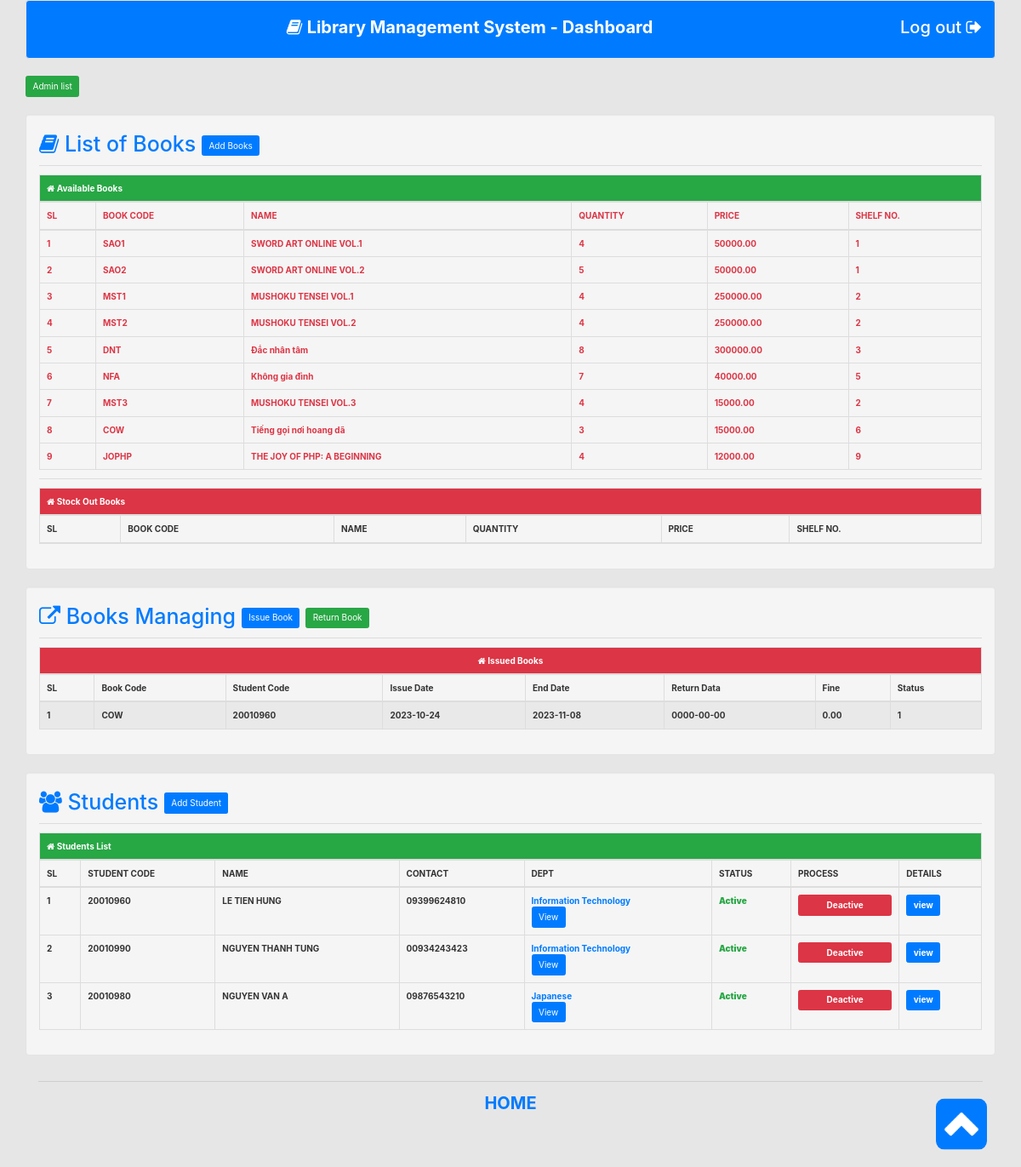
The page /cpanel.php (signed in) on the database as committed earlier.
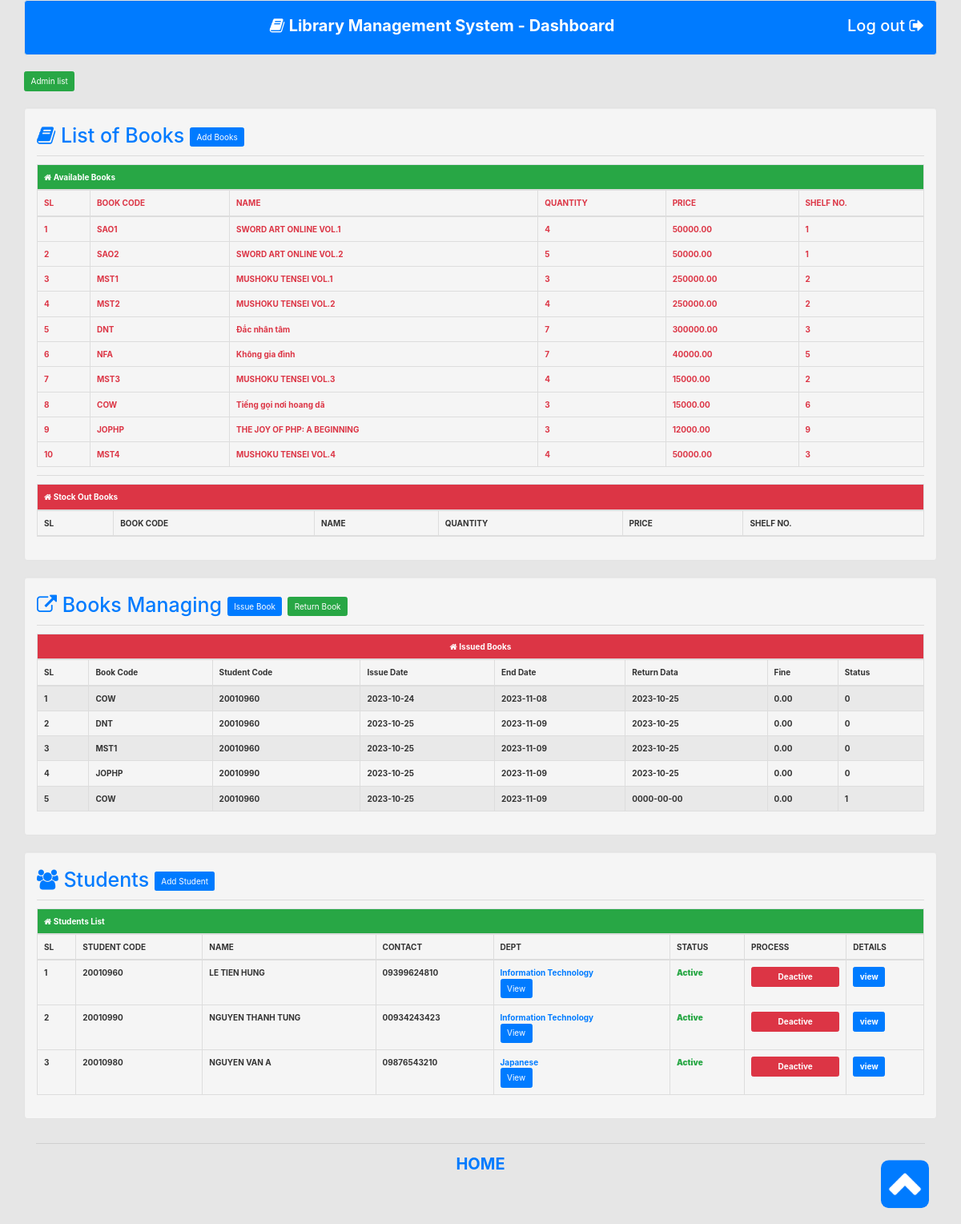
The same page on the database as committed later.
### tables this page shows
CREATE TABLE `libsys_books` (
  `b_id` int(11) NOT NULL,
  `b_code` varchar(50) NOT NULL,
  `b_name` varchar(50) NOT NULL,
  `b_author` int(11) NOT NULL,
  `b_publishar` int(11) NOT NULL,
  `b_qty` int(11) NOT NULL,
  `b_self` int(11) NOT NULL,
  `b_price` decimal(10,2) NOT NULL,
  `b_status` int(11) NOT NULL
);

CREATE TABLE `libsys_issue` (
  `i_id` int(11) NOT NULL,
  `i_book_code` varchar(11) NOT NULL,
  `i_student_code` int(11) NOT NULL,
  `i_check` int(11) NOT NULL COMMENT 'book_id+student_id',
  `i_date` date NOT NULL,
  `i_e_date` date NOT NULL COMMENT 'End date',
  `i_r_date` date NOT NULL,
  `i_fine` decimal(10,2) NOT NULL,
  `i_status` int(11) NOT NULL COMMENT '0=return,1=issued'
);

CREATE TABLE `libsys_students` (
  `s_id` int(11) NOT NULL,
  `s_code` varchar(50) NOT NULL,
  `s_name` varchar(50) NOT NULL,
  `s_dept` int(11) NOT NULL,
  `s_semester` int(11) NOT NULL,
  `s_contact` varchar(50) NOT NULL,
  `s_password` varchar(255) NOT NULL,
  `s_status` int(11) NOT NULL
);

CREATE TABLE `libsys_departments` (
  `d_id` int(11) NOT NULL,
  `d_code` varchar(100) NOT NULL,
  `d_name` varchar(100) NOT NULL
);

### includes/functions.php (called while the page is built, shortened)
<?php
include './includes/dbconnect.php';
function get_all_libsys_books($b_status){
    $var = array();
    global $link;
    $query = mysqli_query($link,"SELECT * FROM libsys_books WHERE b_status='".$b_status."' ");
    if($query){
        while($row = mysqli_fetch_array($query)){
            $var[] = $row;
        }
    }else{
        echo mysqli_error();
    }
    return $var;
}
function get_all_libsys_students(){
    $var = array();
    global $link;
    $query = mysqli_query($link,"SELECT * FROM libsys_students ");
    if($query){
        while($row = mysqli_fetch_array($query)){
            $var[] = $row;
        }
    }else{
        echo mysqli_error();
    }
    return $var;
}
function get_all_libsys_issue() {
    $var = array();
    global $link;
    $query = mysqli_query($link,"SELECT * FROM libsys_issue");
    if($query){
        while($row = mysqli_fetch_array($query)){
            $var[] = $row;
        }
    }else{
        echo mysqli_error();
    }
    return $var;
}
function get_dept_info_by_id($d_id){
    $var = array();
    global $link;
    $query = mysqli_query($link,"SELECT * FROM libsys_departments WHERE d_id='".$d_id."'");
    if($query){
        $var = mysqli_fetch_array($query);
    }
    return $var;
}

### cpanel.php (the view, shortened to what this page needs)
<?php
if(isset($_SESSION['se_admin'])){
include './includes/functions.php';
?>
<!DOCTYPE html>
<html>
<head>
    <?php include './head.php'; ?>
</head>
<body class="btn-default">
<div class="container">
    <div class="row">
        <div class="col-md-12 well bg-primary" >
            <h2 class="text-center"><i class="fa fa-book"></i> <b>Library Management System - Dashboard</b><a style="color: white; float: right;" href="logout.php">Log out    <i class="fa fa-sign-out"></i></a></h2>
        </div>
        <div><a class="btn btn-success pull-right" href="admin_list.php">Admin list</a> </div> <br><br><br>
        <div class="col-md-12 well">
            <h1 class="text-primary"><i class="fa fa-book"></i> List of Books <a class="btn btn-primary" href="add_book.php">Add Books</a></h1>
            <hr/>
            <table class="table table-bordered text-danger">
                <thead>
                <tr class="btn-success">
                    <td colspan="6"><b><i class="fa fa-home"></i> Available Books</b></td>
                </tr>
                <tr>
                    <td><b>SL</b></td>
                    <td><b>BOOK CODE</b></td>
                    <td><b>NAME</b></td>
                    <td><b>QUANTITY</b></td>
                    <td><b>PRICE</b></td>
                    <td><b>SHELF NO.</b></td>
                </tr>
                </thead>
                <tbody>
                <?php
                $status='1';
                $all_books=get_all_libsys_books($status);
                foreach($all_books as $books){
                    ?>
                    <tr>
                        <td><b><?php echo $books['b_id']; ?></b></td>
                        <td><b><?php echo $books['b_code']; ?></b></td>
                        <td><b><?php echo $books['b_name']; ?></b></td>
                        <td><b><?php echo $books['b_qty']; ?></b></td>
                        <td><b><?php echo $books['b_price']; ?></b></td>
                        <td><b><?php echo $books['b_self']; ?></b></td>
                    </tr>
                <?php } ?>
                </tbody>
            </table>
            <hr/>
            <table class="table table-bordered">
                <thead>
                <tr class="btn-danger">
                    <td colspan="6"><b><i class="fa fa-home"></i> Stock Out Books</b></td>
                </tr>
                <tr>
                    <td><b>SL</b></td>
                    <td><b>BOOK CODE</b></td>
                    <td><b>NAME</b></td>
                    <td><b>QUANTITY</b></td>
                    <td><b>PRICE</b></td>
                    <td><b>SHELF NO.</b></td>
                </tr>
                </thead>
            </table>
        </div>
        <div class="col-md-12 well">
            <h1 class="text-primary"><i class="fa fa-external-link"></i> Books Managing <a class="btn btn-primary" href="issue_book.php">Issue Book</a> <a class="btn btn-success" href="return_book.php">Return Book</a> </h1>
            <hr>
            <table class="table table-bordered table-striped">
                <thead>
                <tr class="btn-danger text-center">
                    <td colspan="8"><b><i class="fa fa-home"></i> Issued Books</b></td>
                </tr>
                <tr>
                    <td><b>SL</b></td>
                    <td><b>Book Code</b></td>
                    <td><b>Student Code</b></td>
                    <td><b>Issue Date</b></td>
                    <td><b>End Date</b></td>
                    <td><b>Return Data</b></td>
                    <td><b>Fine</b></td>
                    <td><b>Status</b></td>
                </tr>
                </thead>
                <tbody>
                <?php
                $serial = 1;
                $all_issue_books=get_all_libsys_issue();
                foreach($all_issue_books as $books){
                    ?>
                    <tr>
                        <td><b><?= $serial; ?></b></td>
                        <td><b><?= $books['i_book_code']; ?></b></td>
                        <td><b><?= $books['i_student_code']; ?></b></td>
                        <td><b><?= $books['i_date']; ?></b></td>
                        <td><b><?= $books['i_e_date']; ?></b></td>
                        <td><b><?= $books['i_r_date']; ?></b></td>
                        <td><b><?= $books['i_fine']; ?></b></td>
                        <td><b><?= $books['i_status']; ?></b></td>
                    </tr>
                    <?php $serial++; } ?>
                </tbody>
            </table>
        </div>
    </div>
    <div class="row">
        <div class="col-md-12 well">
            <h1 class="text-primary"><i class="fa fa-users"></i> Students <a class="btn bg-primary" href="add_student.php">Add Student</a></h1>
            <hr/>
            <table class="table table-bordered">
                <thead>
                <tr class="btn-success">
                    <td colspan="9"><b><i class="fa fa-home"></i> Students List</b></td>
                </tr>
                <tr>
                    <td><b>SL</b></td>
                    <td><b>STUDENT CODE</b></td>
                    <td><b>NAME</b></td>
                    <td><b>CONTACT</b></td>
                    <td><b>DEPT</b></td>
                    <td><b>STATUS</b></td>
                    <td><b>PROCESS</b></td>
                    <td><b>DETAILS</b></td>
                </tr>
                </thead>
                <tbody>
                <?php
                $all_students=get_all_libsys_students();
                $i=1;
                foreach($all_students as $students){
                    $dept_info= get_dept_info_by_id($students['s_dept']);
                    ?>
                    <tr>
                        <td><b><?php echo $i; ?></b></td>
                        <td><b><?php echo $students['s_code']; ?></b></td>
                        <td><b><?php echo $students['s_name']; ?></b></td>
                        <td><b><?php echo $students['s_contact']; ?></b></td>
                        <td><b><a target="_blank" href="dept.php?d_id=<?php echo $dept_info['d_id']; ?>"><?php echo $dept_info['d_name']; ?></a>
                                <form action="dept.php" method="post">
                                    <button class="btn btn-primary">View</button>
                                </form>
                            </b></td>
                        <td><b><?php
                                if($students['s_status']=='1'){
                                    echo '<b class="text-success">Active</b>';
                                }else{
                                    echo '<b class="text-danger">Deactive</b>';
                                }
                                ?></b>
                        </td>
                        <td><b><?php
                                if($students['s_status']=='1'){ ?>
                                    <form action="" method="post">
                                        <button class="btn btn-danger btn-block"><b>Deactive</b></button>
                                    </form>
                                <?php } ?></b>
                        </td>
                        <td><a class="btn btn-primary" target="_blank" href="profile.php?s_id=<?php echo $students['s_id']; ?>"><b>view</b></a></td>
                    </tr>
                    <?php $i++; } ?>
                </tbody>
            </table>
        </div>
    </div>
    <?php include './footer.php'; ?>
</div>
        <a href="#"><img class="top" src="./images/top.png"></a>
</body>
</html>
<?php
}else{
    echo "<meta http-equiv='refresh' content='.5;url=index.php'>";
}
?>

### head.php (shortened to what this page needs)
<link href="css/bootstrap.min.css" type="text/css" rel="stylesheet"  />
<link href="font-awesome/css/font-awesome.min.css" rel="stylesheet"  />
<link rel="stylesheet" href="https://maxcdn.bootstrapcdn.com/bootstrap/4.1.3/css/bootstrap.min.css">

### footer.php
<hr/>
<center>
    <a style="font-size: 2em; font-weight: bolder; " href="index.php">HOME</a>
</center>

Rows that differ between the two databases and show on the page:
changed libsys_books "MST1": b_qty "4" → "3"
changed libsys_books "DNT": b_qty "8" → "7"
changed libsys_books "JOPHP": b_qty "4" → "3"
added libsys_books: b_id "10", b_code "MST4", b_name "MUSHOKU TENSEI VOL.4", b_qty "4", b_price "50000.00", b_self "3"
changed libsys_issue (number 1 of 5 on the later page): i_r_date "0000-00-00" → "2023-10-25"; i_status "1" → "0"
added libsys_issue: i_book_code "DNT", i_student_code "20010960", i_date "2023-10-25", i_e_date "2023-11-09", i_r_date "2023-10-25", i_fine "0.00", i_status "0"
added libsys_issue: i_book_code "MST1", i_student_code "20010960", i_date "2023-10-25", i_e_date "2023-11-09", i_r_date "2023-10-25", i_fine "0.00", i_status "0"
added libsys_issue: i_book_code "JOPHP", i_student_code "20010990", i_date "2023-10-25", i_e_date "2023-11-09", i_r_date "2023-10-25", i_fine "0.00", i_status "0"
added libsys_issue: i_book_code "COW", i_student_code "20010960", i_date "2023-10-25", i_e_date "2023-11-09", i_r_date "0000-00-00", i_fine "0.00", i_status "1"
